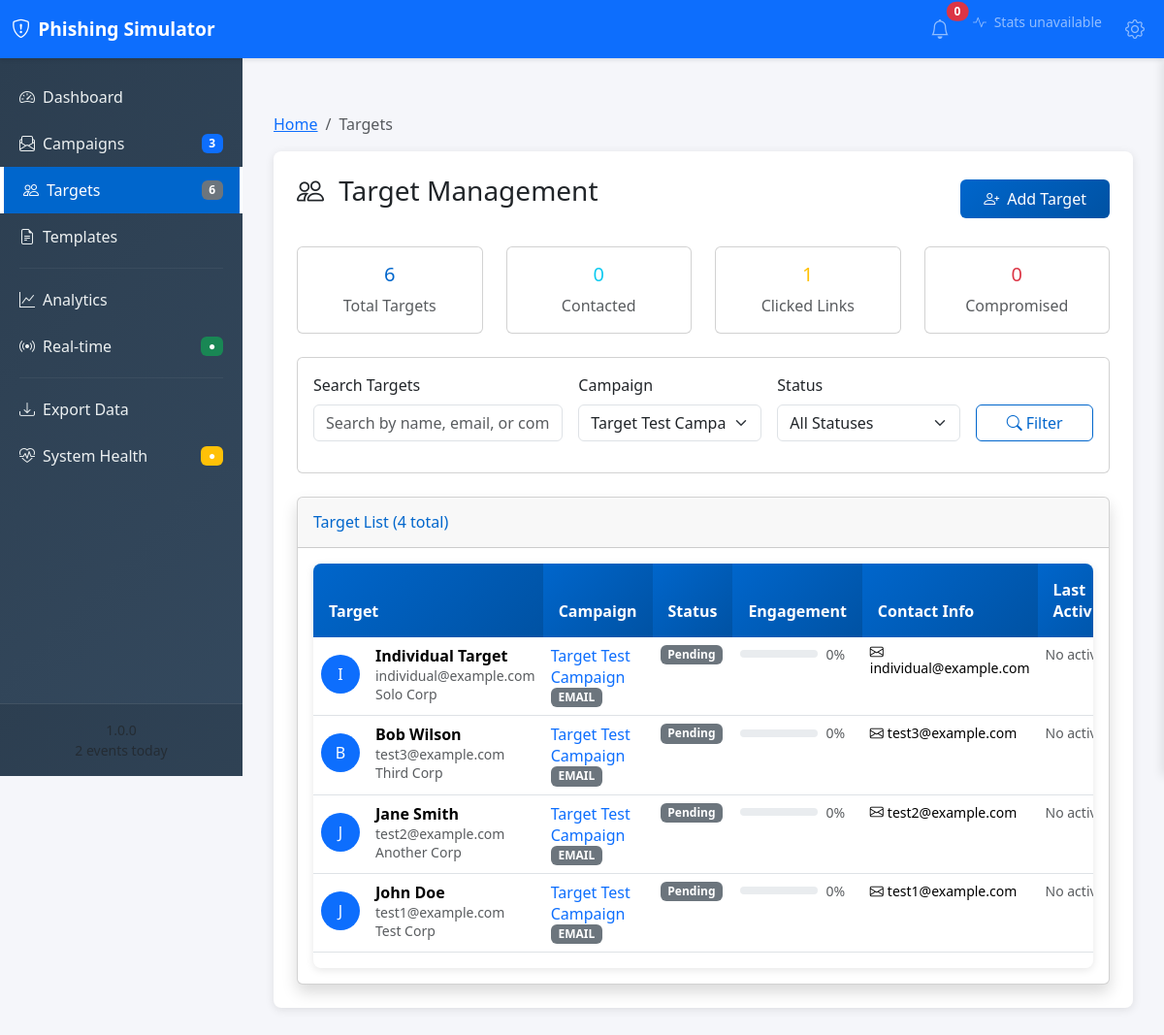
Page /admin/targets/?campaign_id=2 on the committed database.
### models/target.py (models this page shows, shortened)
class Target(db.Model):
    __tablename__ = 'targets'
    id = Column(Integer, primary_key=True)
    campaign_id = Column(Integer, ForeignKey('campaigns.id'), nullable=False)
    email = Column(String(254), nullable=False)  # RFC 5321 limit
    phone = Column(String(20))
    first_name = Column(String(50))
    last_name = Column(String(50))
    company = Column(String(100))
    position = Column(String(100))
    notes = Column(Text)
    created_at = Column(DateTime, default=datetime.utcnow, nullable=False)
    updated_at = Column(DateTime, default=datetime.utcnow, onupdate=datetime.utcnow)
    email_sent = Column(Boolean, default=False)
    sms_sent = Column(Boolean, default=False)
    clicked_link = Column(Boolean, default=False)
    entered_credentials = Column(Boolean, default=False)
    tracking_events = relationship('Tracking', backref='target', lazy=True, cascade='all, delete-orphan')
    captured_credentials = relationship('Credential', backref='target', lazy=True, cascade='all, delete-orphan')
    @property
    def full_name(self):
        if self.first_name and self.last_name:
            return f'{self.first_name} {self.last_name}'
        elif self.first_name:
            return self.first_name
        elif self.last_name:
            return self.last_name
        return None
    @property
    def display_name(self):
        return self.full_name or self.email
    @property
    def engagement_score(self):
        score = 0
        if self.email_sent:
            score += 10
        if self.sms_sent:
            score += 10
        if self.clicked_link:
            score += 40
        if self.entered_credentials:
            score += 40
        return min(score, 100)
    @property
    def status(self):
        if self.entered_credentials:
            return 'credentials_entered'
        elif self.clicked_link:
            return 'clicked_link'
        elif self.email_sent or self.sms_sent:
            return 'contacted'
        else:
            return 'pending'
    @property
    def status_display(self):
        status_map = {
            'credentials_entered': 'Credentials Captured',
            'clicked_link': 'Clicked Link',
            'contacted': 'Contacted',
            'pending': 'Pending'
        }
        return status_map.get(self.status, 'Unknown')
    @property
    def last_activity(self):
        if not self.tracking_events:
            return None
        return max(self.tracking_events, key=lambda x: x.timestamp).timestamp

### models/campaign.py (models this page shows, shortened)
class Campaign(db.Model):
    __tablename__ = 'campaigns'
    id = Column(Integer, primary_key=True)
    name = Column(String(100), nullable=False, unique=True)
    description = Column(Text)
    type = Column(
        Enum('email', 'sms', 'both', name='campaign_type'),
        nullable=False,
        default='email'
    )
    status = Column(
        Enum('draft', 'active', 'paused', 'completed', name='campaign_status'),
        nullable=False,
        default='draft'
    )
    created_at = Column(DateTime, default=datetime.utcnow, nullable=False)
    updated_at = Column(DateTime, default=datetime.utcnow, onupdate=datetime.utcnow)
    started_at = Column(DateTime)
    ended_at = Column(DateTime)
    auto_start = Column(Boolean, default=False)
    track_opens = Column(Boolean, default=True)
    track_clicks = Column(Boolean, default=True)
    created_by = Column(String(50), default='admin')  # Pentru viitor - multi-user
    targets = relationship('Target', backref='campaign', lazy=True, cascade='all, delete-orphan')
    tracking_events = relationship('Tracking', backref='campaign', lazy=True, cascade='all, delete-orphan')
    captured_credentials = relationship('Credential', backref='campaign', lazy=True, cascade='all, delete-orphan')

### routes/targets.py (the view, shortened to what this page needs)
@bp.route('/')
def list_targets():
    try:
        search_query = request.args.get('q', '').strip()
        campaign_filter = request.args.get('campaign_id', type=int)
        status_filter = request.args.get('status', '')
        page = int(request.args.get('page', 1))
        per_page = int(request.args.get('per_page', 50))
        targets_query = Target.query
        if campaign_filter:
            targets_query = targets_query.filter_by(campaign_id=campaign_filter)
        if status_filter:
            all_targets = targets_query.all()
            filtered_targets = [t for t in all_targets if t.status == status_filter]
            start = (page - 1) * per_page
            end = start + per_page
            paginated_targets = filtered_targets[start:end]
            total = len(filtered_targets)
            pages = (total + per_page - 1) // per_page
        else:
            paginated_result = targets_query.order_by(Target.created_at.desc())\
                .paginate(page=page, per_page=per_page, error_out=False)
            paginated_targets = paginated_result.items
            total = paginated_result.total
            pages = paginated_result.pages
        stats = {
            'total_targets': Target.query.count(),
            'contacted': Target.query.filter(
                db.or_(Target.email_sent == True, Target.sms_sent == True)
            ).count(),
            'clicked': Target.query.filter_by(clicked_link=True).count(),
            'compromised': Target.query.filter_by(entered_credentials=True).count(),
            'campaigns': Campaign.query.count()
        }
        campaigns = Campaign.query.order_by(Campaign.name).all()
        return render_template('admin/targets.html',
                             targets=paginated_targets,
                             pagination={
                                 'page': page,
                                 'per_page': per_page,
                                 'total': total,
                                 'pages': pages,
                                 'has_prev': page > 1,
                                 'has_next': page < pages
                             },
                             stats=stats,
                             campaigns=campaigns,
                             filters={
                                 'search_query': search_query,
                                 'campaign_filter': campaign_filter,
                                 'status_filter': status_filter
                             })
    except Exception as e:
        logger.error(f"Error listing targets: {str(e)}")
        flash('Error loading targets', 'error')
        return render_template('admin/targets.html',
                             targets=[],
                             pagination={},
                             stats={},
                             campaigns=[],
                             filters={})

### templates/admin/targets.html (shortened to what this page needs)
{% extends "admin/base.html" %}
{% block breadcrumb %}
<li class="breadcrumb-item active">Targets</li>
{% endblock %}
{% block content %}
<div class="row mb-4">
    <div class="col-12">
        <div class="d-flex justify-content-between align-items-center">
            <h1 class="h3 mb-3">
                <i class="bi bi-people me-2"></i>
                Target Management
            </h1>
            <a href="{{ url_for('targets.create_target') }}" class="btn btn-primary">
                <i class="bi bi-person-plus me-2"></i>Add Target
            </a>
        </div>
    </div>
</div>
<div class="row mb-4">
    <div class="col-md-3">
        <div class="card text-center">
            <div class="card-body">
                <h5 class="card-title text-primary">{{ stats.total_targets or 0 }}</h5>
                <p class="card-text text-muted">Total Targets</p>
            </div>
        </div>
    </div>
    <div class="col-md-3">
        <div class="card text-center">
            <div class="card-body">
                <h5 class="card-title text-info">{{ stats.contacted or 0 }}</h5>
                <p class="card-text text-muted">Contacted</p>
            </div>
        </div>
    </div>
    <div class="col-md-3">
        <div class="card text-center">
            <div class="card-body">
                <h5 class="card-title text-warning">{{ stats.clicked or 0 }}</h5>
                <p class="card-text text-muted">Clicked Links</p>
            </div>
        </div>
    </div>
    <div class="col-md-3">
        <div class="card text-center">
            <div class="card-body">
                <h5 class="card-title text-danger">{{ stats.compromised or 0 }}</h5>
                <p class="card-text text-muted">Compromised</p>
            </div>
        </div>
    </div>
</div>
<div class="card mb-4">
    <div class="card-body">
        <form method="GET" class="row g-3">
            <div class="col-md-4">
                <label for="search" class="form-label">Search Targets</label>
                <input type="text" class="form-control" id="search" name="q"
                       value="{{ filters.search_query or '' }}"
                       placeholder="Search by name, email, or company">
            </div>
            <div class="col-md-3">
                <label for="campaign" class="form-label">Campaign</label>
                <select class="form-select" id="campaign" name="campaign_id">
                    {% for campaign in campaigns %}
                    <option value="{{ campaign.id }}" {% if filters.campaign_filter == campaign.id %}selected{% endif %}>
                        {{ campaign.name }}
                    </option>
                    {% endfor %}
                </select>
            </div>
            <div class="col-md-3">
                <label for="status" class="form-label">Status</label>
                <select class="form-select" id="status" name="status">
                    <option value="">All Statuses</option>
                </select>
            </div>
            <div class="col-md-2">
                <label class="form-label">&nbsp;</label>
                <div class="d-grid">
                    <button type="submit" class="btn btn-outline-primary">
                        <i class="bi bi-search me-1"></i>Filter
                    </button>
                </div>
            </div>
        </form>
    </div>
</div>
<div class="card shadow">
    <div class="card-header py-3">
        <h6 class="m-0 font-weight-bold text-primary">
            Target List
            {% if pagination.total %}
                ({{ pagination.total }} total)
            {% endif %}
        </h6>
    </div>
    <div class="card-body">
        {% if targets %}
            <div class="table-responsive">
                <table class="table table-hover">
                    <thead class="table-light">
                        <tr>
                            <th>Target</th>
                            <th>Campaign</th>
                            <th>Status</th>
                            <th>Engagement</th>
                            <th>Contact Info</th>
                            <th>Last Activity</th>
                        </tr>
                    </thead>
                    <tbody>
                        {% for target in targets %}
                        <tr>
                            <td>
                                <div class="d-flex align-items-center">
                                    <div class="me-3">
                                        <div class="bg-primary text-white rounded-circle d-flex align-items-center justify-content-center"
                                             style="width: 40px; height: 40px;">
                                            {{ (target.first_name or target.email)[0]|upper }}
                                        </div>
                                    </div>
                                    <div>
                                        <strong>{{ target.display_name }}</strong>
                                        <br><small class="text-muted">{{ target.email }}</small>
                                        {% if target.company %}
                                            <br><small class="text-muted">{{ target.company }}</small>
                                        {% endif %}
                                    </div>
                                </div>
                            </td>
                            <td>
                                <a href="{{ url_for('campaigns.view_campaign', campaign_id=target.campaign_id) }}"
                                   class="text-decoration-none">
                                    {{ target.campaign.name if target.campaign else 'Unknown' }}
                                </a>
                                {% if target.campaign %}
                                    <br><span class="badge bg-secondary">{{ target.campaign.type|upper }}</span>
                                {% endif %}
                            </td>
                            <td>
                                <span class="badge bg-{% if target.status == 'credentials_entered' %}danger{% elif target.status == 'clicked_link' %}warning{% elif target.status == 'contacted' %}info{% else %}secondary{% endif %}">
                                    {{ target.status_display }}
                                </span>
                            </td>
                            <td>
                                <div class="d-flex align-items-center">
                                    <div class="progress me-2" style="width: 80px; height: 8px;">
                                    </div>
                                    <small class="text-muted">{{ target.engagement_score }}%</small>
                                </div>
                            </td>
                            <td>
                                <div class="small">
                                    <i class="bi bi-envelope me-1"></i>{{ target.email }}<br>
                                </div>
                            </td>
                            <td>
                                {% if target.last_activity %}
                                    <small class="text-muted">{{ target.last_activity.strftime('%Y-%m-%d') }}<br>{{ target.last_activity.strftime('%H:%M') }}</small>
                                {% else %}
                                    <small class="text-muted">No activity</small>
                                {% endif %}
                            </td>
                        </tr>
                        {% endfor %}
                    </tbody>
                </table>
            </div>
        {% endif %}
    </div>
</div>
{% endblock %}

### static/css/admin.css (style rules this page uses)
.admin-layout { margin: 0; padding: 0; background-color: #f5f6fa; font-family: 'Segoe UI', Tahoma, Geneva, Verdana, sans-serif; }
.table-responsive { border-radius: 8px; overflow: hidden; box-shadow: 0 2px 8px rgba(0, 0, 0, 0.1); }
.table thead th { background: linear-gradient(135deg, var(--primary-color) 0%, var(--primary-dark) 100%); color: white; border: none; font-weight: 600; padding: 1rem; }
.btn-primary { background: linear-gradient(135deg, var(--primary-color) 0%, var(--primary-dark) 100%); border: none; padding: 0.5rem 1.5rem; font-weight: 500; transition: all 0.3s ease; }
.btn-outline-primary { border-color: var(--primary-color); color: var(--primary-color); }
.text-primary { color: var(--primary-color) !important; }
.progress { border-radius: 10px; overflow: hidden; }

### rows in the picture
Target: first_name "I", display_name "Individual Target", email "individual@example.com", company "Solo Corp", campaign "Target Test Campaign", campaign.type "EMAIL", status_display "Pending", engagement_score "0"
Target: first_name "B", display_name "Bob Wilson", email "test3@example.com", company "Third Corp", campaign "Target Test Campaign", campaign.type "EMAIL", status_display "Pending", engagement_score "0"
Target: first_name "J", display_name "Jane Smith", email "test2@example.com", company "Another Corp", campaign "Target Test Campaign", campaign.type "EMAIL", status_display "Pending", engagement_score "0"
Target: first_name "J", display_name "John Doe", email "test1@example.com", company "Test Corp", campaign "Target Test Campaign", campaign.type "EMAIL", status_display "Pending", engagement_score "0"

### other values in the picture
{{ app_name or 'Phishing Simulator' }} "Phishing Simulator"
{{ sidebar_stats.total_campaigns or 0 }} "3"
{{ sidebar_stats.total_targets or 0 }} "6"
{{ stats.total_targets or 0 }} "6"
{{ stats.contacted or 0 }} "0"
{{ stats.clicked or 0 }} "1"
{{ stats.compromised or 0 }} "0"
{{ pagination.total }} "4"
form field campaign_id "Target Test Campaign"
